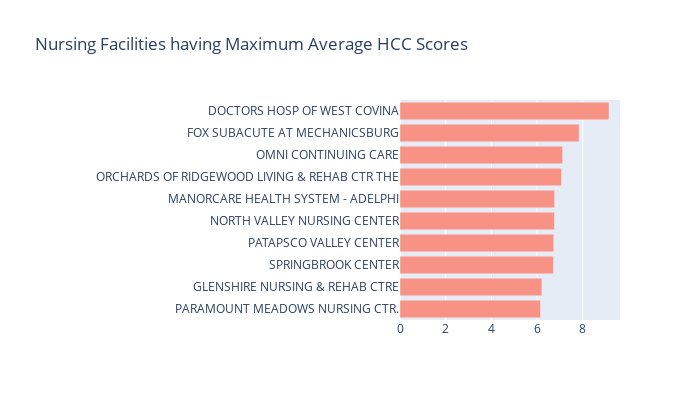

The cell this chart's notebook holds for it:
### Code cell
tempdf = response3.head(10)
y = list(reversed(list(tempdf.facility_name)))
x = list(reversed(list(tempdf.average_hcc_score)))
trace1 = go.Bar(x=x, y=y, orientation="h", marker=dict(color='#f79284'),)
layout = dict(height=400, width=700, margin=dict(l=400), title='Nursing Facilities having Maximum Average HCC Scores')
data = [trace1]

fig = go.Figure(data=data, layout=layout)
iplot(fig, filename='stacked-bar')

### Figure 1 — Plotly figure (JSON) as saved in the notebook; plotly's stock layout.template omitted (floating-point values rounded to 4 significant figures)
{"data": [{"marker": {"color": "#f79284"}, "orientation": "h", "x": [6.15, 6.21, 6.72, 6.73, 6.76, 6.77, 7.07, 7.12, 7.84, 9.15], "y": ["PARAMOUNT MEADOWS NURSING CTR.", "GLENSHIRE NURSING & REHAB CTRE", "SPRINGBROOK CENTER", "PATAPSCO VALLEY CENTER", "NORTH VALLEY NURSING CENTER", "MANORCARE HEALTH SYSTEM - ADELPHI", "ORCHARDS OF RIDGEWOOD LIVING & REHAB CTR THE", "OMNI CONTINUING CARE", "FOX SUBACUTE AT MECHANICSBURG", "DOCTORS HOSP OF WEST COVINA"], "type": "bar"}], "layout": {"height": 400, "margin": {"l": 400}, "title": {"text": "Nursing Facilities having Maximum Average HCC Scores"}, "width": 700, "xaxis": {"type": "linear", "range": [0, 9.632], "autorange": true}, "yaxis": {"type": "category", "range": [-0.5, 9.5], "autorange": true}}}
